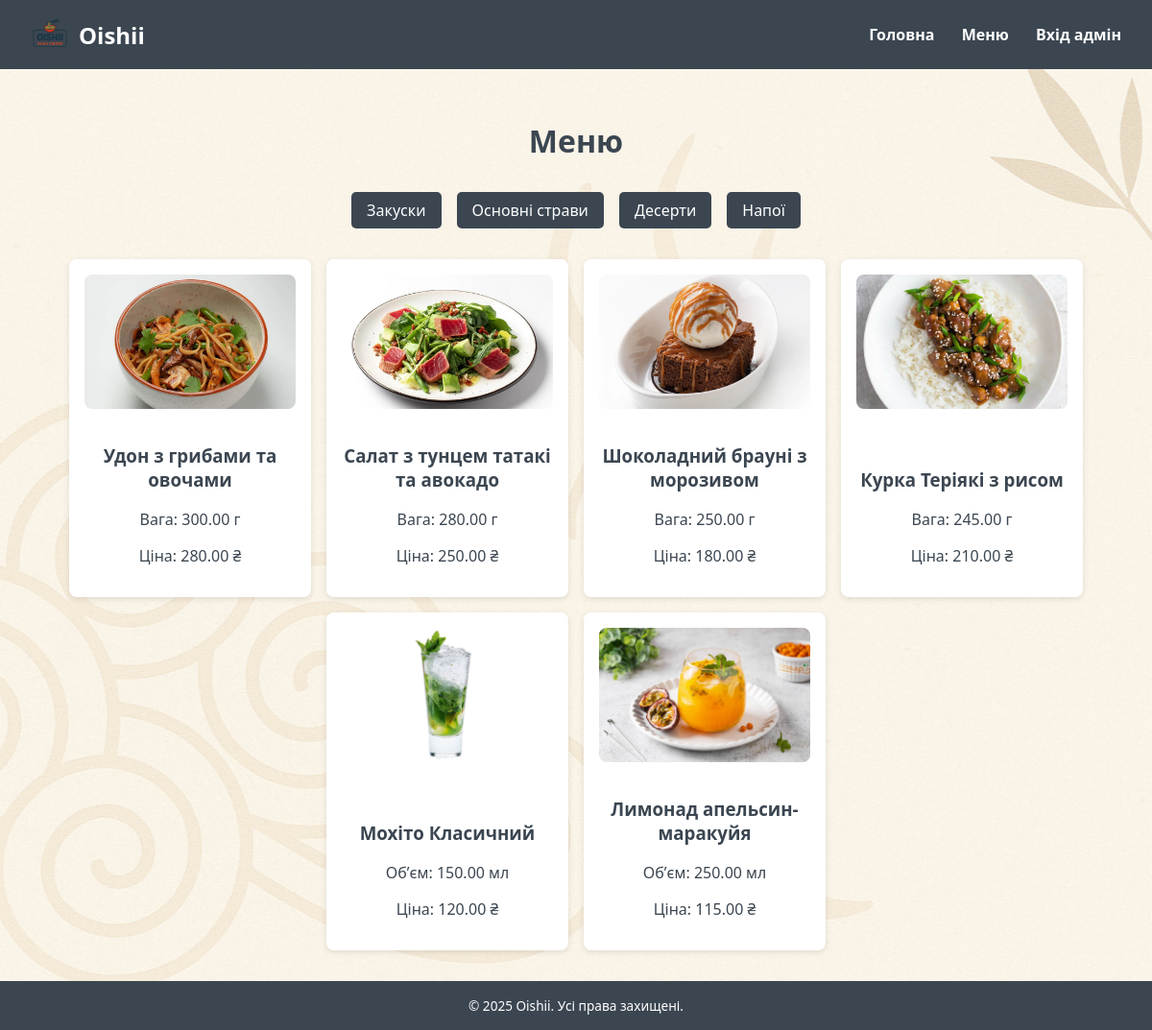
The app's page /menu/ with its own data.
### Restaurant/models/category.py (models this page shows, shortened)
class Category(models.Model):
    slug = models.SlugField(unique=True)
    name = models.CharField(max_length=100, unique=True)
    is_visible = models.BooleanField(default=True)
    sort = models.PositiveIntegerField(default=0)
    created_at = models.DateTimeField(auto_now_add=True)
    updated_at = models.DateTimeField(auto_now=True)
    class Meta:
        ordering = ['sort']
        db_table = 'category'

### Restaurant/models/dish.py (models this page shows, shortened)
class Dish(models.Model):
    name = models.CharField(max_length=100, unique=True)
    slug = models.SlugField(unique=True)
    price = models.DecimalField(max_digits=10, decimal_places=2)
    is_visible = models.BooleanField(default=True)
    description = models.TextField(blank=True, null=True)
    weight = models.DecimalField(max_digits=6, decimal_places=2)
    ingredients = models.TextField()
    photo = models.ImageField(upload_to='dishes/')
    category = models.ForeignKey(Category, on_delete=models.CASCADE)
    sort = models.PositiveIntegerField(default=0)
    is_vegetarian = models.BooleanField(default=False)
    is_spicy = models.BooleanField(default=False)
    cuisine_type = models.CharField(max_length=50, default='Азіатська')
    created_at = models.DateTimeField(auto_now_add=True)
    updated_at = models.DateTimeField(auto_now=True)
    class Meta:
        ordering = ['sort']
        db_table = 'dish'

### Restaurant/models/beverage.py (models this page shows, shortened)
class Beverage(models.Model):
    name = models.CharField(max_length=100, unique=True)
    slug = models.SlugField(unique=True)
    price = models.DecimalField(max_digits=10, decimal_places=2)
    is_visible = models.BooleanField(default=True)
    description = models.TextField(blank=True, null=True)
    volume = models.DecimalField(max_digits=6, decimal_places=2)
    is_alcoholic = models.BooleanField(default=False)
    ingredients = models.TextField(blank=True, null=True)
    photo = models.ImageField(upload_to='beverages/')
    category = models.ForeignKey(Category, on_delete=models.CASCADE)
    sort = models.PositiveIntegerField(default=0)
    created_at = models.DateTimeField(auto_now_add=True)
    updated_at = models.DateTimeField(auto_now=True)
    class Meta:
        ordering = ['sort']
        db_table = 'beverage'

### Restaurant/views/menu_view.py (the view)
# urls.py: path('menu/', menu_view, name='menu'),
def menu_view(request, category_slug=None):
    categories = Category.objects.filter(is_visible=True).order_by('sort')
    if category_slug:
        selected_category = get_object_or_404(Category, slug=category_slug)
        dishes = Dish.objects.filter(is_visible=True, category=selected_category).order_by('sort')
        beverages = Beverage.objects.filter(is_visible=True, category=selected_category).order_by('sort')
    else:
        selected_category = None
        dishes = Dish.objects.filter(is_visible=True).order_by('sort')
        beverages = Beverage.objects.filter(is_visible=True).order_by('sort')
    context = {
        'categories': categories,
        'selected_category': selected_category,
        'dishes': dishes,
        'beverages': beverages
    }
    return render(request, 'menu.html', context)

### templates/menu.html (shortened to what this page needs)
{% extends 'base.html' %}
{% load static %}
{% block content %}
<div style="padding: 2rem;">
  <h1 class="menu-title">Меню</h1>
  <div class="category-buttons">
    {% for cat in categories %}
      <a href="{% url 'menu_by_category' cat.slug %}"
         class="category-button {% if selected_category and cat.id == selected_category.id %}active{% endif %}">
        {{ cat.name }}
      </a>
    {% endfor %}
  </div>
  <div class="card-container">
    {% for dish in dishes %}
      <a href="{% url 'dish_detail' dish.slug %}" class="card">
        <img src="{{ dish.photo.url }}" alt="{{ dish.name }}">
        <div>
          <h3>{{ dish.name }}</h3>
          <p>Вага: {{ dish.weight }} г</p>
          <p>Ціна: {{ dish.price }} ₴</p>
        </div>
      </a>
    {% endfor %}
    {% for beverage in beverages %}
      <a href="{% url 'beverage_detail' beverage.slug %}" class="card">
        <img src="{{ beverage.photo.url }}" alt="{{ beverage.name }}">
        <div>
          <h3>{{ beverage.name }}</h3>
          <p>Обʼєм: {{ beverage.volume }} мл</p>
          <p>Ціна: {{ beverage.price }} ₴</p>
        </div>
      </a>
    {% endfor %}
  </div>
</div>
{% endblock %}

### records on screen
Category: name "Закуски"
Category: name "Основні страви"
Category: name "Десерти"
Category: name "Напої"
Dish: photo (picture), name "Удон з грибами та овочами", weight "300.00", price "280.00"
Dish: photo (picture), name "Салат з тунцем татакі та авокадо", weight "280.00", price "250.00"
Dish: photo (picture), name "Шоколадний брауні з морозивом", weight "250.00", price "180.00"
Dish: photo (picture), name "Курка Теріякі з рисом", weight "245.00", price "210.00"
Beverage: photo (picture), name "Мохіто Класичний", volume "150.00", price "120.00"
Beverage: photo (picture), name "Лимонад апельсин-маракуйя", volume "250.00", price "115.00"
